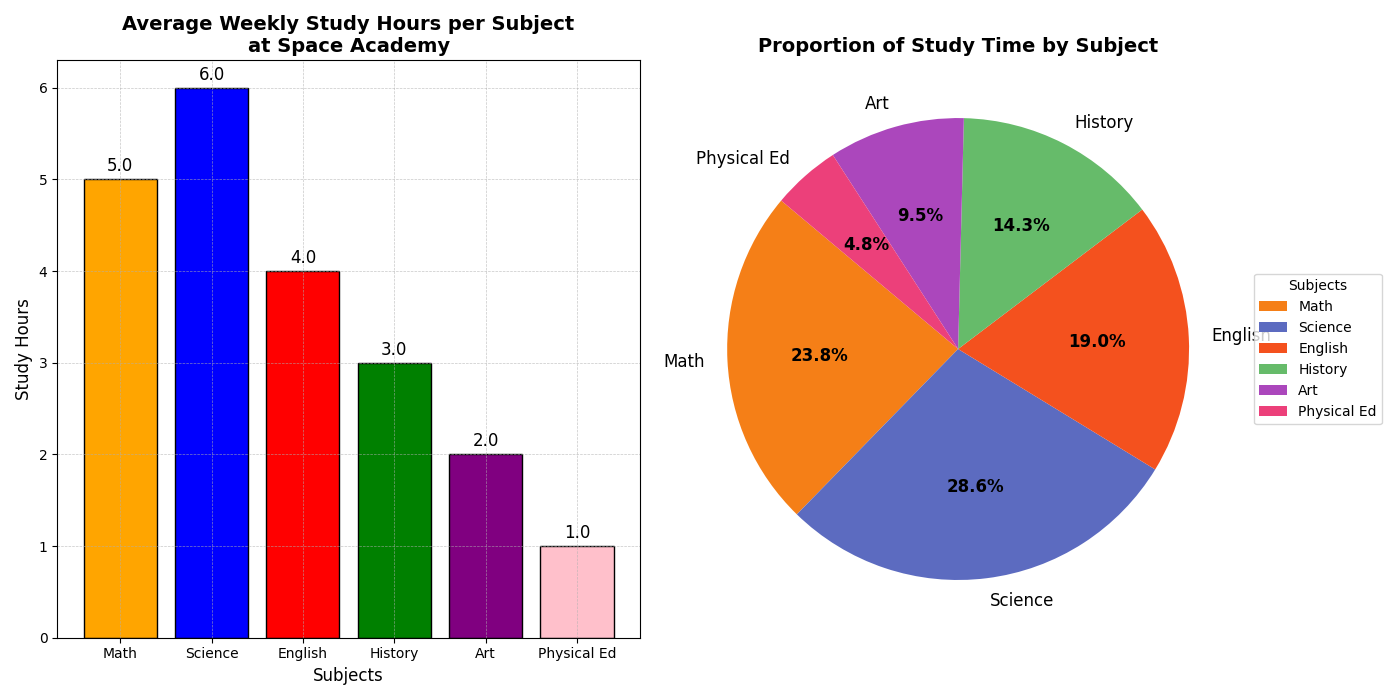

Recreate this plot in Python.
import numpy as np
import matplotlib.pyplot as plt

subjects = ['Math', 'Science', 'English', 'History', 'Art', 'Physical Ed']
study_hours = np.array([5, 6, 4, 3, 2, 1])

fig, ax = plt.subplots(1, 2, figsize=(14, 7))

# Shuffled colors
bar_colors = ['orange', 'blue', 'red', 'green', 'purple', 'pink']

# Plotting the bar chart with shuffled colors
bars = ax[0].bar(subjects, study_hours, color=bar_colors, edgecolor='black')

ax[0].set_title('Average Weekly Study Hours per Subject\nat Space Academy', fontweight='bold', fontsize=14)
ax[0].set_xlabel('Subjects', fontsize=12)
ax[0].set_ylabel('Study Hours', fontsize=12)
ax[0].grid(True, linestyle='--', linewidth=0.5, alpha=0.7)

for bar in bars:
    height = bar.get_height()
    ax[0].annotate(f'{height:.1f}', 
                   xy=(bar.get_x() + bar.get_width() / 2, height), 
                   xytext=(0, 3), 
                   textcoords='offset points', 
                   ha='center', va='bottom', fontsize=12, color='black')

total_study_time = np.sum(study_hours)
study_proportions = study_hours / total_study_time

# Shuffled colors for the pie chart
pie_colors = ['#F57F17', '#5C6BC0', '#F4511E', '#66BB6A', '#AB47BC', '#EC407A']

wedges, texts, autotexts = ax[1].pie(study_proportions, labels=subjects, autopct='%1.1f%%', colors=pie_colors, startangle=140, textprops={'fontsize': 12})

ax[1].set_title('Proportion of Study Time by Subject', fontweight='bold', fontsize=14)
plt.setp(autotexts, size=12, weight='bold')
ax[1].legend(wedges, subjects, title="Subjects", loc="center left", bbox_to_anchor=(1, 0, 0.5, 1))

plt.tight_layout()
plt.show()
